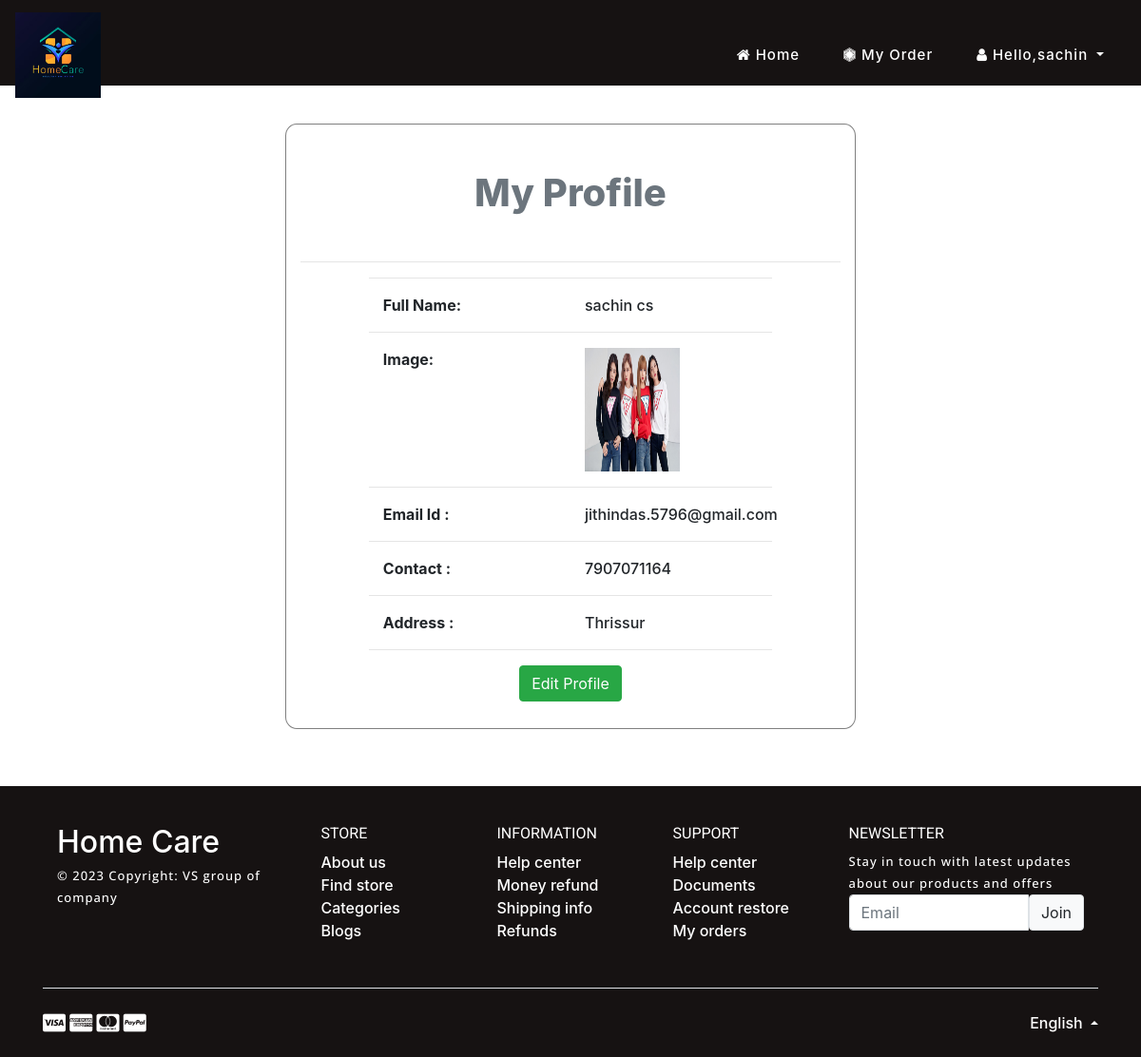
Page /profile (signed in) on the committed database.
### home_service/models.py (models this page shows, shortened)
class Service_Man(models.Model):
    status = models.ForeignKey(Status, on_delete=models.CASCADE, null=True)
    city = models.ForeignKey(City, on_delete=models.CASCADE, null=True)
    user = models.ForeignKey(User, on_delete=models.CASCADE, null=True)
    contact = models.CharField(max_length=100, null=True)
    address = models.CharField(max_length=100, null=True)
    doj = models.DateField(null=True)
    dob = models.DateField(null=True)
    id_type = models.CharField(max_length=100, null=True)
    service_name = models.CharField(max_length=100, null=True)
    experience = models.CharField(max_length=100, null=True)
    id_card = models.FileField(null=True)
    image = models.FileField(null=True,blank=True)
    price=models.IntegerField(default=500)

### home_service/views.py (the view)
# urls.py: path('profile',profile,name="profile"),
def profile(request):
    user = User.objects.get(id=request.user.id)
    error = ""
    try:
        sign = Customer.objects.get(user=user)
        error = "pat"
    except:
        sign = Service_Man.objects.get(user=user)
    terror = False
    d = {'pro':sign,'error':error}
    return render(request,'profile.html',d)

### home_service/templates/profile.html (shortened to what this page needs)
{% extends 'index.html' %}
{% load static %}
{% block body %}
	<div class="w3l_banner_info" style="height:10px">
		<div class="slider1">
			<div class="callbacks_container">
				<ul class="rslides" id="slider3">
					<li>
						<div class="slider1-img" style="height:90px">
							<div class="slider_banner_info">
							</div>
						</div>
					</li>
				</ul>
			</div>
		</div>
	</div>
</header>
    <div class="container" style="width:50%;margin-top:10%;margin-bottom:5%;background:white;border-radius:2%;border:1px solid grey">
    <div class="text-center my-5">
        <span class="h1 text-secondary" style="font-weight: 800;">My Profile</span>
    </div><hr>
    <div align="left" class="container-fluid" style="width:80%;margin-bottom:5%">
    <hr><div class="row" >
        <div class="col-md-6 div2">
            <strong>Full Name:</strong>
        </div>
        <div class="col-md-6 div1">
            {{pro.user.first_name}} {{pro.user.last_name}}
        </div>
    </div><hr>
    <div class="row">
        <div class="col-md-6 div2">
            <strong>Image:</strong>
        </div>
        <div class="col-md-6">
            {% if pro.image %}
            <img src="{{pro.image.url}}" style="width:100px;height:130px"></img>
            {% else %}
            <h2>No image uploaded</h2>
            {% endif %}
        </div></div><hr>
    <div class="row">
        <div class="col-md-6 div2">
            <strong>Email Id :</strong>
        </div>
        <div class="col-md-6 div1">
            {{pro.user.email}}
        </div>
    </div><hr>
     <div class="row">
        <div class="col-md-6 div2">
            <strong>Contact :</strong>
        </div>
        <div class="col-md-6 div1">
            {{pro.contact}}
        </div>
     </div><hr>
    <div class="row">
        <div class="col-md-6 div2">
            <strong>Address :</strong>
        </div>
        <div class="col-md-6 div1">
            {{pro.address}}
        </div>
    </div><hr>
    <div class="text-center">
        <a class="" href="{% url 'edit_profile' %}">
            <button class="btn btn-success">Edit Profile</button>
        </a>
    </div>
    </div></div>
{% endblock %}

### home_service/templates/index.html (shortened to what this page needs)
<!DOCTYPE html>
{% load static %}
<html>
<head>
<link href="{% static 'css/bootstrap.min.css' %}" rel="stylesheet" type="text/css" media="all">
<link href="{% static 'css/fontawesome-all.min.css' %}" rel="stylesheet" type="text/css" media="all">
<link href="{% static 'css/easy-responsive-tabs.css' %}" rel='stylesheet' type='text/css'/>
<link rel="stylesheet" href="{% static 'css/flexslider.css' %}" type="text/css" media="all">
<link rel="stylesheet" type="text/css" href="{% static 'css/style_common.css' %}" />
<link rel="stylesheet" type="text/css" href="{% static 'css/style1.css' %}" />
<link href="{% static 'css/style.css' %}" rel="stylesheet" type="text/css" media="all"/>
<link rel="stylesheet" href="https://cdnjs.cloudflare.com/ajax/libs/font-awesome/4.7.0/css/font-awesome.min.css">
</head>
<body>
<header>
	<nav class="navbar navbar-expand-lg navbar-light">
      <a class="navbar-brand" href="{% url 'home' %}"><img src="{%static 'images/logo.avif'%}" alt="" style="width: 1.8em;"></a>
      <div class="collapse navbar-collapse" id="navbarSupportedContent">
        <ul class="navbar-nav ml-auto">
          {% if request.user.is_staff %}
            <li class="nav-item dropdown">
              <a class="nav-link dropdown-toggle" href="#" id="navbarDropdown"  role="button" data-toggle="dropdown" aria-haspopup="true" aria-expanded="false">
                <i class="fa fa-user"></i> Hello,{{request.user.username}}
              </a>
              <div class="dropdown-menu" aria-labelledby="navbarDropdown">
                <a class="dropdown-item" href="{% url 'profile' %}">Profile</a>
                <a class="dropdown-item" href="{% url 'logout' %}">Logout</a>
              </div>
            </li>
          {% else %}
          {% if request.user.username %}
            {% if error == "pat" %}
            <!-- <form class="d-flex" role="search" method="GET" action="{% url 'customer_service_cat_search' %}">
              <input class="form-control me-2" name="category" type="search" placeholder="Search Category" aria-label="Search">
              <button class="btn btn-dark" type="submit">Search</button>
            </form> -->
            <div class="form-check form-check-inline">
              <input class="form-check-input" type="radio" name="search_type" id="search_category" value="category" checked>
              <label class="form-check-label text-white" for="search_category">Category</label>
            </div>
            <div class="form-check form-check-inline">
              <input class="form-check-input" type="radio" name="search_type" id="search_city" value="city">
              <label class="form-check-label text-white" for="search_city">City</label>
            </div>
            <form class="d-flex" role="search" method="GET" action="{% url 'customer_service_cat_search' %}">
              <div id="category_search_box">
                <input class="form-control me-2" name="category" type="search" placeholder="Search Category" aria-label="Search">
              </div>
              <button class="btn btn-dark" type="submit">Search</button>
            </form>
            <form class="d-flex" role="search" method="GET" action="{% url 'customer_service_city_search' %}">
              <div id="city_search_box">
                <input class="form-control me-2" name="city" type="search" placeholder="Search City" aria-label="Search">
              </div>
              <button class="btn btn-dark" type="submit">Search</button>
            </form>
              <li class="nav-item ">
                <a class="nav-link" href="{% url 'user_home' %}">
                <i class="fa fa-home"></i> Home</a>
              </li>
              <li class="nav-item ">
                <a class="nav-link" href="{% url 'service' %}">
                <i class="fa fa-car"></i> Service</a>
              </li>
              <li class="nav-item ">
                <a class="nav-link" href="{% url 'customer_order' %}">
                <i class="fa fa-file"></i> My Booking</a>
              </li>
              <li class="nav-item dropdown">
                <a class="nav-link dropdown-toggle" href="#" id="navbarDropdown"  role="button" data-toggle="dropdown" aria-haspopup="true" aria-expanded="false">
                  <i class="fa fa-user"></i> Hello,{{request.user.username}}
                </a>
                <div class="dropdown-menu" aria-labelledby="navbarDropdown">
                  <a class="dropdown-item" href="{% url 'profile' %}">Profile</a>
                  <a class="dropdown-item" href="{% url 'logout' %}">Logout</a>
                </div>
              </li>
            {% else %}
            <li class="nav-item ">
              <a class="nav-link" href="{% url 'service_home' %}">
              <i class="fa fa-home"></i> Home</a>
            </li>
            <li class="nav-item ">
              <a class="nav-link" href="{% url 'service_order' %}">
              <i class="fa fa-first-order"></i> My Order </a>
            </li>
            <li class="nav-item dropdown">
              <a class="nav-link dropdown-toggle" href="#" id="navbarDropdown"  role="button" data-toggle="dropdown" aria-haspopup="true" aria-expanded="false">
              <i class="fa fa-user"></i> Hello,{{request.user.username}}
              </a>
            </li>
          {% endif %}
          {% endif %}
            {% endif %}
        </ul>
      </div>
  </nav>
    {% block body %}
    {% endblock %}
      <footer class="text-lg-start text-white text-muted mt-auto mb-0" style="background-color:rgb(22, 18, 18);">
        <section class="">
          <div class="container text-white text-md-start pt-4 pb-4">
            <div class="row mt-3">
              <div class="col-12 col-lg-3 col-sm-12 mb-2">
                <a href="" target="_blank" class=" h2">
                  Home Care
                </a>
                <p class="mt-1 text-white">
                  © 2023 Copyright: VS group of company
                </p>
              </div>
              <div class="col-6 col-sm-4 col-lg-2">
                <h6 class="text-uppercase text-white fw-bold mb-2">
                  Store
                </h6>
                <ul class="list-unstyled mb-4 text-white">
                  <li><a class="text-white" href="#">About us</a></li>
                  <li><a class="text-white" href="#">Find store</a></li>
                  <li><a class="text-white" href="#">Categories</a></li>
                  <li><a class="text-white" href="#">Blogs</a></li>
                </ul>
              </div>
              <div class="col-6 col-sm-4 col-lg-2">
                <h6 class="text-uppercase text-white fw-bold mb-2">
                  Information
                </h6>
                <ul class="list-unstyled mb-4">
                  <li><a class="text-white" href="#">Help center</a></li>
                  <li><a class="text-white" href="#">Money refund</a></li>
                  <li><a class="text-white" href="#">Shipping info</a></li>
                  <li><a class="text-white" href="#">Refunds</a></li>
                </ul>
              </div>
              <div class="col-6 col-sm-4 col-lg-2">
                <h6 class="text-uppercase text-white fw-bold mb-2">
                  Support
                </h6>
                <ul class="list-unstyled mb-4">
                  <li><a class="text-white" href="#">Help center</a></li>
                  <li><a class="text-white" href="#">Documents</a></li>
                  <li><a class="text-white" href="#">Account restore</a></li>
                  <li><a class="text-white" href="#">My orders</a></li>
                </ul>
              </div>
              <div class="col-12 col-sm-12 col-lg-3">
                <h6 class="text-uppercase text-white fw-bold mb-2">Newsletter</h6>
                <p class="text-white">Stay in touch with latest updates about our products and offers</p>
                <div class="input-group mb-3">
                  <input type="email" class="form-control border" placeholder="Email" aria-label="Email" aria-describedby="button-addon2" />
                  <button class="btn btn-light border shadow-0" type="button" id="button-addon2" data-mdb-ripple-color="dark">
                    Join
                  </button>
                </div>
              </div>
            </div>
          </div>
        </section>
        <div class="">
          <div class="container">
            <div class="d-flex justify-content-between py-4 border-top">
              <div>
                <i class="fab fa-lg fa-cc-visa text-white"></i>
                <i class="fab fa-lg fa-cc-amex text-white"></i>
                <i class="fab fa-lg fa-cc-mastercard text-white"></i>
                <i class="fab fa-lg fa-cc-paypal text-white"></i>
              </div>
              <div class="dropdown dropup">
                <a class="dropdown-toggle text-white" href="#" id="Dropdown" role="button" data-mdb-toggle="dropdown" aria-expanded="false"> English </a>
              </div>
            </div>
          </div>
        </div>
      </footer>
</body>
</html>

### home_service/static/css/easy-responsive-tabs.css (style rules this page uses)
body { margin: 0px; padding: 0px; background: #f5f5f5; font-weight: 500; }
ul.resp-tabs-list, p { margin: 0px; padding: 0px; }

### home_service/static/css/style.css (style rules this page uses)
body { padding: 0; margin: 0; background-color:#fff; }
body a { transition: 0.5s all; -webkit-transition: 0.5s all; -moz-transition: 0.5s all; -o-transition: 0.5s all; -ms-transition: 0.5s all; text-decoration: none; }
h1, h2, h3, h4, h5, h6 { margin: 0; padding: 0; font-weight:normal; font-family: 'Roboto', sans-serif; }
p { margin: 0; letter-spacing:1px; line-height:1.8em; font-size:13px; font-family: 'Open Sans', sans-serif; }
.row { margin:0px; padding:0px; }
ul { margin: 0; padding: 0; }
a { color:#000; }
.navbar-collapse { padding: 0; }
.slider_banner_info { padding-top: 18em; text-align: center; width: 60%; margin: 0 auto; }
.slider1-img { background-color:rgb(22, 18, 18); background-size: cover; -webkit-background-size: cover; -moz-background-size: cover; -o-background-size: cover; -ms-background-size: cover; height: 400px; }
#slider2, #slider3 { box-shadow: none; -moz-box-shadow: none; -webkit-box-shadow: none; margin: 0 auto; }
.callbacks { position: relative; list-style: none; overflow: hidden; width: 100%; padding: 0; margin: 0; }
.callbacks li { position: absolute; width: 100%; }
.rslides { position: relative; list-style: none; overflow: hidden; width: 100%; padding: 0; }
.rslides li { -webkit-backface-visibility: hidden; position: absolute; display: none; width: 100%; left: 0; top: 0; }
.rslides li { position: relative; display: block; float: left; }
nav.navbar.navbar-expand-lg.navbar-light { position: absolute; top: 0px; z-index: 9; width:100%; }
.w3l_banner_info { position: relative; }
.navbar-light .navbar-brand { color: #fff; font-size:50px; letter-spacing: 1px; }
.navbar-light .navbar-nav .nav-link { color: #fff; font-size: 15px; letter-spacing: 1px; margin:0 15px; }
.input-group { margin-bottom: 20px; }

### home_service/templates/index.html (style rules this page uses)
body { display: flex; flex-direction: column; min-height: 100vh; }

### rows in the picture
Service_Man: user.first_name "sachin", user.last_name "cs", image (picture), user.email "jithindas.5796@gmail.com", contact "7907071164", address "Thrissur"

### other values in the picture
{{ request.user.username }} "sachin"
